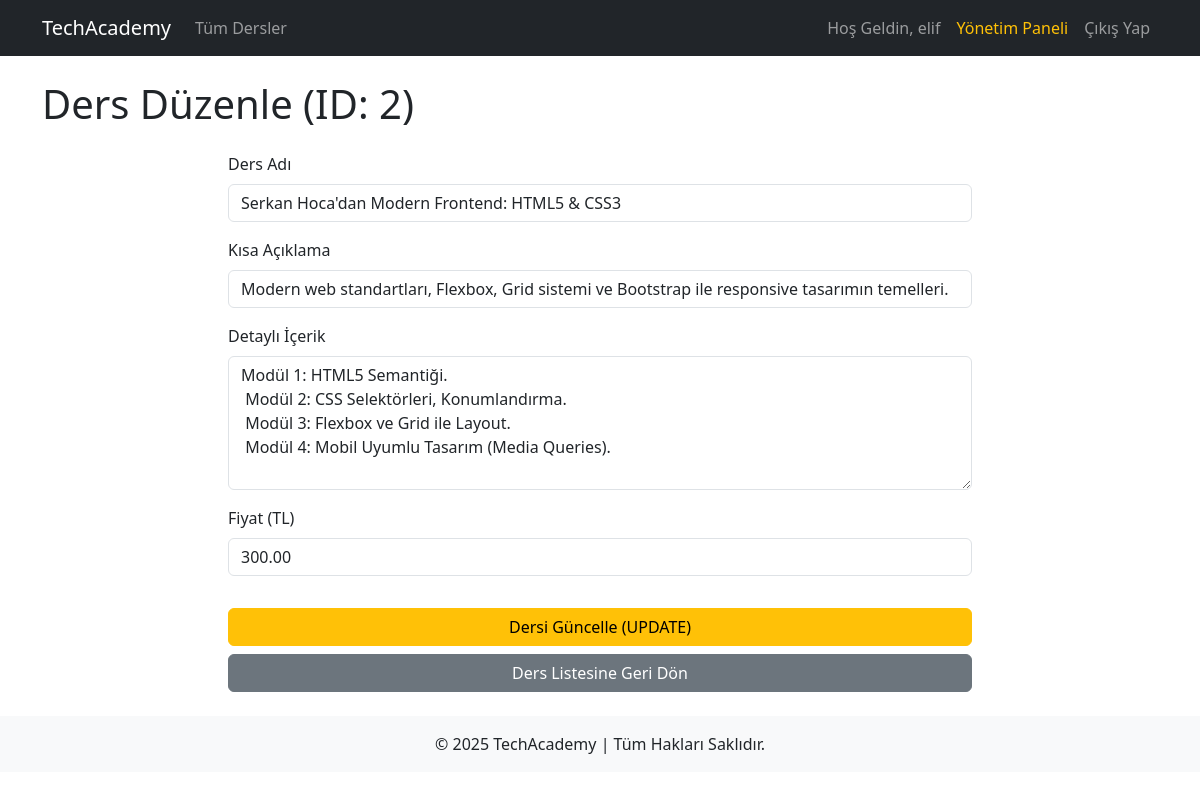
The page /yonetim/ders_duzenle.php?id=2 (signed in) on the database its author committed.
### tables this page shows
CREATE TABLE IF NOT EXISTS `dersler` (
  `id` int NOT NULL AUTO_INCREMENT,
  `ders_adi` varchar(255) NOT NULL,
  `kisa_aciklama` varchar(500) NOT NULL,
  `detayli_icerik` text NOT NULL,
  `fiyat` decimal(10,2) NOT NULL,
  `resim_yolu` varchar(255) NOT NULL,
  PRIMARY KEY (`id`)
);

### yonetim/ders_duzenle.php (the view, shortened to what this page needs)
<?php
require_once '../includes/header.php';
require_once '../includes/veritabani.php';
$ders_id = $_GET['id'];
$ders = [];
try {
    $sql = "SELECT * FROM dersler WHERE id = ?";
    $stmt = $db->prepare($sql);
    $stmt->execute([$ders_id]);
    $ders = $stmt->fetch(PDO::FETCH_ASSOC);
} catch (PDOException $e) {
    $hata_mesaji = "Ders bilgileri yüklenirken hata oluştu.";
}
?>
<h1 class="mb-4">Ders Düzenle (ID: <?= htmlspecialchars($ders_id) ?>)</h1>
<?php if ($ders): ?>
<form action="ders_duzenle.php?id=<?= htmlspecialchars($ders_id) ?>" method="POST" class="col-md-8 mx-auto">
    <div class="mb-3">
        <label for="ders_adi" class="form-label">Ders Adı</label>
        <input type="text" class="form-control" id="ders_adi" name="ders_adi" value="<?= htmlspecialchars($ders['ders_adi']) ?>" required>
    </div>
    <div class="mb-3">
        <label for="kisa_aciklama" class="form-label">Kısa Açıklama</label>
        <input type="text" class="form-control" id="kisa_aciklama" name="kisa_aciklama" maxlength="500" value="<?= htmlspecialchars($ders['kisa_aciklama']) ?>" required>
    </div>
    <div class="mb-3">
        <label for="detayli_icerik" class="form-label">Detaylı İçerik</label>
        <textarea class="form-control" id="detayli_icerik" name="detayli_icerik" rows="5" required><?= htmlspecialchars($ders['detayli_icerik']) ?></textarea>
    </div>
    <div class="mb-3">
        <label for="fiyat" class="form-label">Fiyat (TL)</label>
        <input type="number" step="0.01" class="form-control" id="fiyat" name="fiyat" value="<?= htmlspecialchars($ders['fiyat']) ?>" required>
    </div>
    <button type="submit" class="btn btn-warning w-100 mt-3">Dersi Güncelle (UPDATE)</button>
    <a href="dersler.php" class="btn btn-secondary w-100 mt-2">Ders Listesine Geri Dön</a>
</form>
<?php endif; ?>
<?php
require_once '../includes/footer.php';
?>

### rows shown on the page
dersler: ders_adi "Serkan Hoca'dan Modern Frontend: HTML5 & CSS3", kisa_aciklama "Modern web standartları, Flexbox, Grid sistemi ve Bootstrap ile responsive tasarımın temelleri.", detayli_icerik "Modül 1: HTML5 Semantiği. Modül 2: CSS Selektörleri, Konumlandırma. Modül 3: Flexbox ve Grid ile Layout. Modül 4: Mobil Uyumlu Tasarım (Media Queries).", fiyat "300.00"

### other values the page prints
explode(' ', $_SESSION['ad_soyad'] ?? 'Kullanıcı')[0] "elif"
$ders_id "2"
